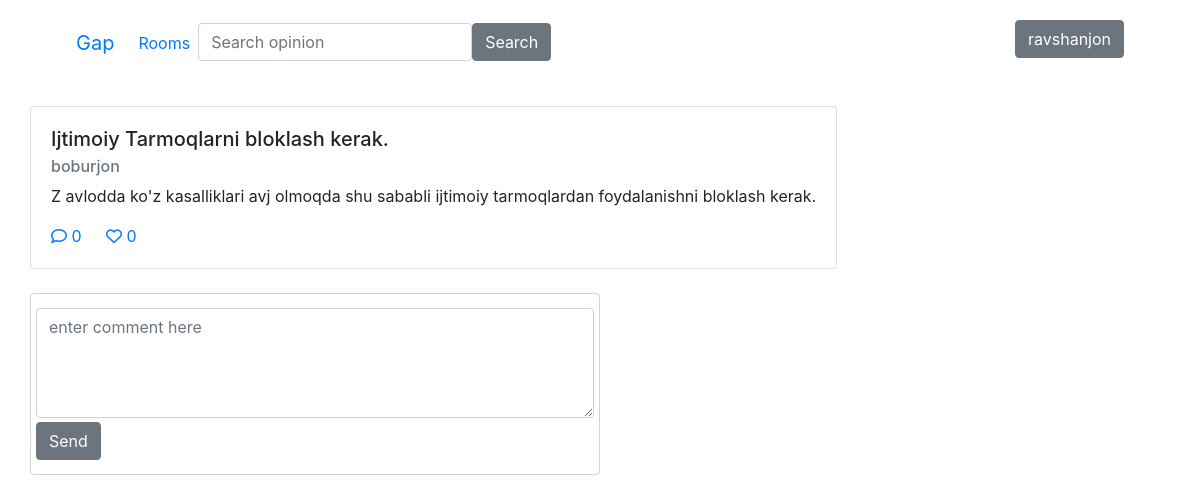
Page /gap/opinion/3 (signed in) on the committed database.
### apps/gap/models.py (models this page shows, shortened)
class Opinion(AbstractModel):
    room = ForeignKey(Room, CASCADE, 'opinions')
    title = CharField(max_length=256)
    body = TextField()
    author = ForeignKey(User, CASCADE, 'opinions')
    @property
    def like_count(self):
        return self.opinionlike_set.count()

### apps/gap/views.py (the view)
# urls.py: path('opinion/<pk>', OpinionDetailView.as_view(), name='opinion'),
class OpinionDetailView(LoginRequiredMixin, View):
    def get(self, request, pk):
        opinion = Opinion.objects.get(pk=pk)
        comments = opinion.comments.all().order_by("-created_at")
        comments = sorted(comments, key=lambda c: c.like_count, reverse=True)
        context = {
            "opinion": opinion,
            "comments": comments
        }
        return render(request, "gap/comments.html", context=context)

### apps/gap/templatetags/check_opinion_like.py (called while the page is built)
def check_like(opnion, user):
    return OpinionLike.objects.filter(opinion=opnion, user=user).exists()

### apps/gap/templates/gap/comments.html (shortened to what this page needs)
{% extends 'base.html' %}
{% load check_opinion_like %}
{% block body %}
    <div class="row">
        {% include 'gap/comment-cart.html' %}
    </div>
    <div class="row ms-2">
        <form action="" class="form-control col-6 " method="post">
            <div class="row p-2">
                <textarea name="" id="" cols="30" rows="4" class=" form-control mb-1"
                          placeholder="enter comment here "></textarea>
                <button type="submit" class="btn btn-secondary  ">Send</button>
            </div>
        </form>
    </div>
{% endblock %}

### templates/base.html (shortened to what this page needs)
<!doctype html>
<html lang="en">
<head>
    <link rel="stylesheet" href="https://cdn.jsdelivr.net/npm/bootstrap@4.0.0/dist/css/bootstrap.min.css"
>
</head>
<body>
<div class="container">
    <nav class="navbar navbar-expand-lg bg-body-tertiary mt-1">
        <div class="container-fluid">
            <a class="navbar-brand" href="{% url 'landing_page' %}">Gap</a>
            <div class="collapse navbar-collapse" id="navbarSupportedContent">
                <ul class="navbar-nav me-auto mb-2 mb-lg-0">
                    <li class="nav-item">
                        <a class="nav-link active" aria-current="page" href="{% url 'gap:rooms' %}">Rooms</a>
                    </li>
                    <li>
                        <form action="{% url 'gap:search-opinion' %}" method="get" class="d-flex ms-4">
                            <input type="text" class="form-control" name="q" value="{{ param }}"
                                   placeholder="Search opinion">
                            <button type="submit" class="btn btn-secondary">Search</button>
                        </form>
                    </li>
                </ul>
            </div>
            <div class="me-5 mt-2">
                <ul type="none" class="me-5">
                    {% if request.user.is_authenticated %}
                        <button class="btn btn-secondary">{{ request.user.username }}</button>
                    {% else %}
                        <button class="btn btn-primary"> Login</button>
                    {% endif %}
                </ul>
            </div>
        </div>
    </nav>
    {% block body %}
    {% endblock %}
</div>
</body>
</html>

### apps/gap/templates/gap/comment-cart.html
{% load check_opinion_like %}
<div class="card my-4">
    <div class="card-body">
        <h5 class="card-title">{{ opinion.title }}.</h5>
        <h6 class="card-subtitle mb-2 text-muted">{{ opinion.author }}</h6>
        <p class="card-text">{{ opinion.body }}.</p>
        <a href="{% url 'gap:opinion' opinion.pk %}" class="card-link"><i class="fa-regular fa-comment"></i> {{ opinion.comments.count }} </a>
        <a href="{% url 'gap:opinion-like' opinion.pk %}" class="card-link">
            {% if request.user.is_authenticated %}
                {% if opinion|check_like:request.user %}
                    <i class="fa-solid fa-heart"></i>
                {% else %}
                    <i class="fa-regular fa-heart"></i>
                {% endif %}{{ opinion.like_count }}
            {% else %}
                <i class="fa-regular fa-heart"></i>
            {% endif %}
        </a>
    </div>
</div>

### rows in the picture
Opinion: title "Ijtimoiy Tarmoqlarni bloklash kerak", author "boburjon", body "Z avlodda ko'z kasalliklari avj olmoqda shu sababli ijtimoiy tarmoqlardan foydalanishni bloklash kerak", comments.count "0", like_count "0"

### other values in the picture
{{ request.user.username }} "ravshanjon"
